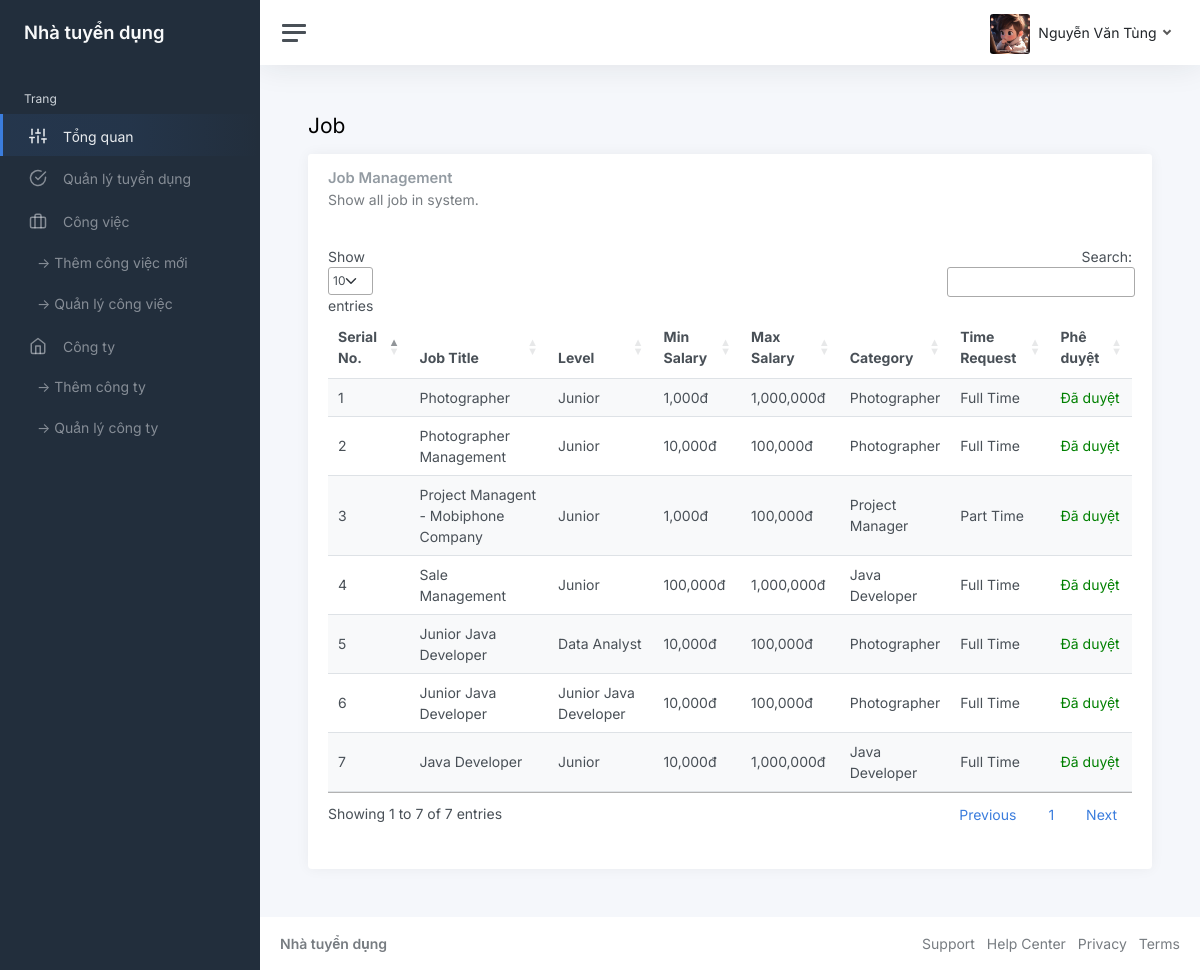
The app's page /recruiter/jobmanagement.php (signed in) with its own data.
### tables this page shows
CREATE TABLE `tbl_job` (
  `id` int(11) NOT NULL,
  `title` varchar(255) NOT NULL,
  `type_of_cv` varchar(150) NOT NULL,
  `level` varchar(255) NOT NULL,
  `address` varchar(255) NOT NULL,
  `min_salary` decimal(10,0) NOT NULL,
  `max_salary` decimal(10,0) NOT NULL,
  `description` varchar(255) NOT NULL,
  `require_job` varchar(255) NOT NULL,
  `welfare` varchar(255) NOT NULL,
  `language` varchar(255) NOT NULL,
  `userId` int(11) NOT NULL,
  `categoryId` int(11) NOT NULL,
  `companyId` int(11) NOT NULL,
  `deadline` date NOT NULL,
  `status` bit(1) NOT NULL,
  `is_approve` bit(1) NOT NULL,
  `is_remove` bit(1) NOT NULL,
  `time` varchar(255) NOT NULL
);

CREATE TABLE `tbl_category` (
  `catId` int(11) NOT NULL,
  `catName` varchar(255) NOT NULL
);

### lib/database.php (called while the page is built, shortened)
<?php
Class Database{
   public $host   = DB_HOST;
   public $user   = DB_USER;
   public $pass   = DB_PASS;
   public $dbname = DB_NAME;
   public $link;
private function connectDB(){
   $this->link = new mysqli($this->host, $this->user, $this->pass,
    $this->dbname);
 }
public function select($query){
  $result = $this->link->query($query) or
   die($this->link->error.__LINE__);
  if($result->num_rows > 0){
    return $result;
  } else {
    return false;
  }
 }
}

### classes/Job.php (called while the page is built, shortened)
<?php
$filepath = realpath(dirname(__FILE__));
include_once($filepath . '/../lib/database.php');
?>
<?php
class Job
{
    private $db;
    public function __construct()
    {
        $this->db = new Database();
    }
    public function showAllJob()
    {
        $query = "SELECT * FROM tbl_job ORDER BY id desc";
        $result = $this->db->select($query);
        return $result;
    }
}
?>

### classes/Category.php (called while the page is built, shortened)
<?php
$filepath = realpath(dirname(__FILE__));
include_once($filepath . '/../lib/database.php');
?>
<?php
class Category
{
    private $db;
    public function __construct()
    {
        $this->db = new Database();
    }
    public function getCateById($id)
    {
        $query = "SELECT * FROM tbl_category WHERE catId = '$id'";
        $result = $this->db->select($query);
        return $result;
    }
}
?>

### recruiter/jobmanagement.php (the view, shortened to what this page needs)
<?php
include '../classes/Job.php';
include '../classes/Category.php';
?>
<?php
$class = new Job();
?>
<!DOCTYPE html>
<html lang="en">
<head>
    <link href="./asset/css/app.css" rel="stylesheet">
    <link rel="stylesheet" href="https://cdn.datatables.net/1.13.6/css/jquery.dataTables.css" />
</head>
<body>
    <div class="wrapper">
        <?php include('./inc/sidebar.php') ?>
        <div class="main">
            <?php include('./inc/header.php') ?>
            <main class="content">
                <div class="container-fluid p-0">
                    <h1 class="h3 mb-3">Job</h1>
                    <div class="row">
                        <div class="col-12">
                            <div class="card">
                                <div class="card-header">
                                    <h5 class="card-title">Job Management</h5>
                                    <h6 class="card-subtitle text-muted">Show all job in system.
                                </div>
                                <div class="card-body">
                                    <div id="datatables-multi_wrapper"
                                        class="dataTables_wrapper dt-bootstrap5 no-footer">
                                        <div class="row dt-row">
                                            <div class="col-sm-12">
                                                <table id="datatables-multi"
                                                    class="table table-striped dataTable no-footer dtr-inline"
                                                    style="width: 100%;" aria-describedby="datatables-multi_info">
                                                    <thead>
                                                        <tr>
                                                            <th class="sorting sorting_asc" tabindex="0"
                                                                aria-controls="datatables-multi" rowspan="1" colspan="1"
                                                                aria-sort="ascending"
                                                                aria-label="Name: activate to sort column descending">
                                                                Serial No.</th>
                                                            <th class="sorting" tabindex="0"
                                                                aria-controls="datatables-multi" rowspan="1" colspan="1"
                                                                aria-label="Position: activate to sort column ascending">
                                                                Job Title</th>
                                                            <th class="sorting" tabindex="0"
                                                                aria-controls="datatables-multi" rowspan="1" colspan="1"
                                                                aria-label="Position: activate to sort column ascending">
                                                                Level</th>
                                                            <th class="sorting" tabindex="0"
                                                                aria-controls="datatables-multi" rowspan="1" colspan="1"
                                                                aria-label="Position: activate to sort column ascending">
                                                                Min Salary</th>
                                                            <th class="sorting" tabindex="0"
                                                                aria-controls="datatables-multi" rowspan="1" colspan="1"
                                                                aria-label="Position: activate to sort column ascending">
                                                                Max Salary</th>
                                                            <th class="sorting" tabindex="0"
                                                                aria-controls="datatables-multi" rowspan="1" colspan="1"
                                                                aria-label="Position: activate to sort column ascending">
                                                                Category</th>
                                                            <th class="sorting" tabindex="0"
                                                                aria-controls="datatables-multi" rowspan="1" colspan="1"
                                                                aria-label="Position: activate to sort column ascending">
                                                                Time Request</th>
                                                            <th class="sorting" tabindex="0"
                                                                aria-controls="datatables-multi" rowspan="1" colspan="1"
                                                                aria-label="Position: activate to sort column ascending">
                                                                Phê duyệt</th>
                                                        </tr>
                                                    </thead>
                                                    <tbody>
                                                        <?php
                                                        $show = $class->showAllJob();
                                                        if ($show) {
                                                            $i = 0;
                                                            while ($result = $show->fetch_assoc()) {
                                                                $i++;
                                                                ?>
                                                                <tr class="odd">
                                                                    <td class="dtr-control sorting_1" tabindex="0">
                                                                        <?php echo $i ?>
                                                                    </td>
                                                                    <td>
                                                                        <?php echo $result['title'] ?>
                                                                    </td>
                                                                    <td>
                                                                        <?php echo $result['level'] ?>
                                                                    </td>
                                                                    <td>
                                                                        <?php echo number_format($result['min_salary'])."đ"
                                                                        ?>
                                                                    </td>
                                                                    <td>
                                                                        <?php echo number_format($result['max_salary'])."đ"
                                                                        ?>
                                                                    </td>
                                                                    <?php
                                                                    $cat = new Category();
                                                                    $catList = $cat->getCateById($result['categoryId']);
                                                                    if ($catList) {
                                                                        while ($c = $catList->fetch_assoc()) {
                                                                            ?>
                                                                            <td><?php echo $c['catName'] ?></td>
                                                                            <?php
                                                                        }
                                                                    }
                                                                    ?>
                                                                    <td>
                                                                        <?php
                                                                            echo $result['time']
                                                                        ?>
                                                                    </td>
                                                                    <td>
                                                                    <span style="color: green;">
                                                                    <?php if( $result['is_approve'] == true) {
                                                                            echo "Đã duyệt";
                                                                        } else {
                                                                            echo "Đợi duyệt";
                                                                        } ?>
                                                                    </span>
                                                                    </td>
                                                                </tr>
                                                            <?php
                                                            }
                                                        }
                                                        ?>
                                                    </tbody>
                                                </table>
                                            </div>
                                        </div>
                                    </div>
                                </div>
                            </div>
                        </div>
                    </div>
                </div>
            </main>
            <?php include('./inc/footer.php') ?>
        </div>
    </div>
</body>
</html>

### records on screen
tbl_job: title "Photographer", level "Junior", min_salary "1,000", max_salary "1,000,000", time "Full Time", is_approve "Đã duyệt"
tbl_category: catName "Photographer"
tbl_job: title "Photographer Management", level "Junior", min_salary "10,000", max_salary "100,000", time "Full Time", is_approve "Đã duyệt"
tbl_job: title "Project Managent - Mobiphone Company", level "Junior", min_salary "1,000", max_salary "100,000", time "Part Time", is_approve "Đã duyệt"
tbl_category: catName "Project Manager"
tbl_job: title "Sale Management", level "Junior", min_salary "100,000", max_salary "1,000,000", time "Full Time", is_approve "Đã duyệt"
tbl_category: catName "Java Developer"
tbl_job: title "Junior Java Developer", level "Data Analyst", min_salary "10,000", max_salary "100,000", time "Full Time", is_approve "Đã duyệt"
tbl_job: title "Junior Java Developer", level "Junior Java Developer", min_salary "10,000", max_salary "100,000", time "Full Time", is_approve "Đã duyệt"
tbl_job: title "Java Developer", level "Junior", min_salary "10,000", max_salary "1,000,000", time "Full Time", is_approve "Đã duyệt"

### other values on screen
Session::get('name') "Nguyễn Văn Tùng"
